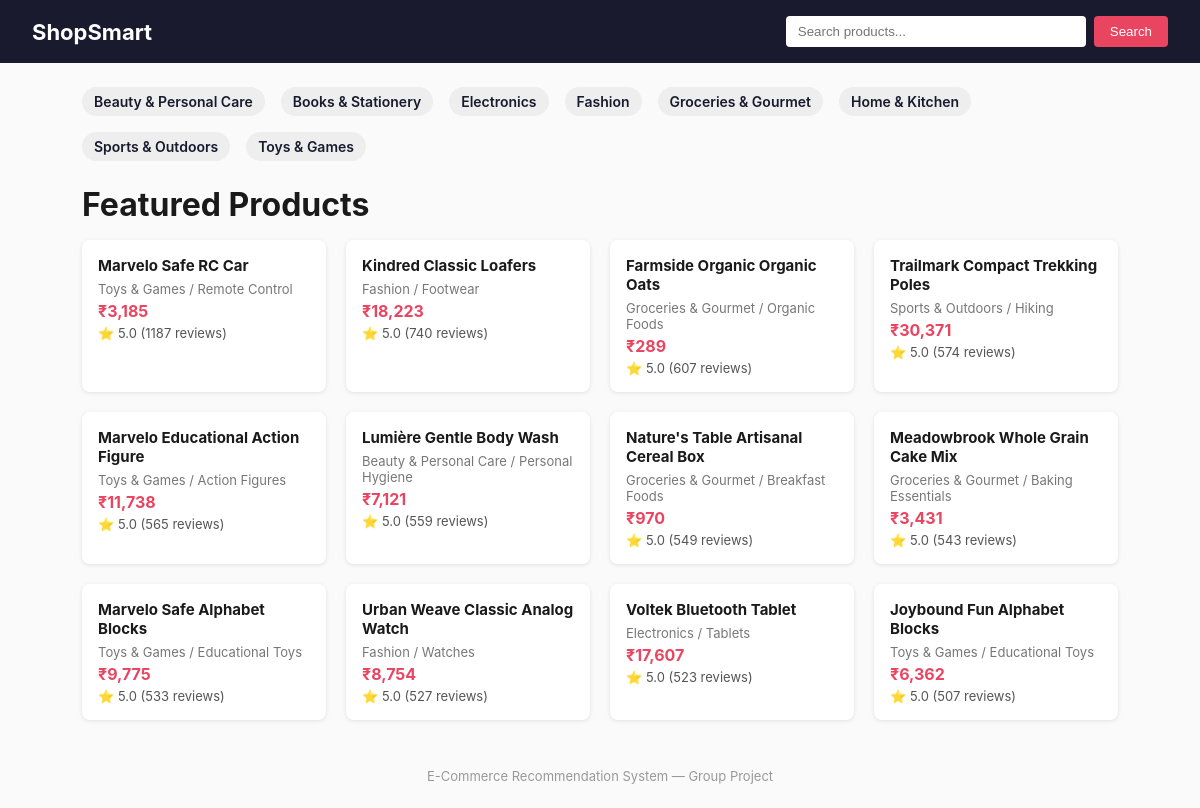
The page / on the database its author committed.
### database/models.py (models this page shows, shortened)
class Product(db.Model):
    __tablename__ = "products"
    id = db.Column(db.Integer, primary_key=True)               # DB's own internal id
    product_id = db.Column(db.Integer, unique=True, nullable=False, index=True)  # matches dataset's product_id
    name = db.Column(db.String(255), nullable=False)
    category = db.Column(db.String(100), index=True)
    subcategory = db.Column(db.String(100), index=True)
    brand = db.Column(db.String(100), index=True)
    price = db.Column(db.Float, nullable=False)
    rating = db.Column(db.Float)
    num_reviews = db.Column(db.Integer)
    stock_quantity = db.Column(db.Integer)
    description = db.Column(db.Text)

### app.py (the view)
@app.route("/")
def home():
    categories = [row[0] for row in db.session.query(Product.category).distinct()]
    featured = Product.query.order_by(Product.rating.desc(), Product.num_reviews.desc()).limit(12).all()
    return render_template("index.html", categories=categories, products=featured)

### app.py (called while the page is built)
@app.template_filter("inr")
def format_inr(value):
    try:
        value = float(value) * USD_TO_INR
    except (TypeError, ValueError):
        return value
    return f"₹{value:,.0f}"

### templates/index.html (shortened to what this page needs)
{% extends "base.html" %}
{% block content %}
    <nav class="category-bar">
        {% for cat in categories %}
            <a href="{{ url_for('category_view', category_name=cat) }}">{{ cat }}</a>
        {% endfor %}
    </nav>
    <h1>Featured Products</h1>
    <div class="product-grid">
        {% for p in products %}
            <a class="product-card" href="{{ url_for('product_detail', product_id=p.product_id) }}">
                <div class="product-card-body">
                    <h3>{{ p.name }}</h3>
                    <p class="muted">{{ p.category }} / {{ p.subcategory }}</p>
                    <p class="price">{{ p.price|inr }}</p>
                    <p class="rating">⭐ {{ p.rating }} ({{ p.num_reviews }} reviews)</p>
                </div>
            </a>
        {% endfor %}
    </div>
{% endblock %}

### templates/base.html (shortened to what this page needs)
<!DOCTYPE html>
<html lang="en">
<head>
    <link rel="stylesheet" href="{{ url_for('static', filename='css/style.css') }}">
</head>
<body>
    <header class="navbar">
        <a href="{{ url_for('home') }}" class="logo">ShopSmart</a>
        <form action="{{ url_for('search') }}" method="get" class="search-form">
            <input type="text" name="q" placeholder="Search products..." value="{{ request.args.get('q', '') }}">
            <button type="submit">Search</button>
        </form>
    </header>
    <main class="content">
        {% block content %}{% endblock %}
    </main>
    <footer class="footer">
        <p>E-Commerce Recommendation System — Group Project</p>
    </footer>
</body>
</html>

### static/css/style.css (style rules this page uses)
* { box-sizing: border-box; margin: 0; padding: 0; }
body { font-family: -apple-system, "Segoe UI", Roboto, Arial, sans-serif; color: #1a1a1a; background: #fafafa; }
.navbar { display: flex; align-items: center; justify-content: space-between; padding: 16px 32px; background: #1a1a2e; }
.logo { color: #fff; font-size: 22px; font-weight: 700; text-decoration: none; }
.search-form { display: flex; gap: 8px; }
.search-form input { padding: 8px 12px; border-radius: 4px; border: none; width: 300px; }
.search-form button { padding: 8px 16px; border: none; border-radius: 4px; background: #e94560; color: #fff; cursor: pointer; }
.content { max-width: 1100px; margin: 0 auto; padding: 24px 32px; }
.category-bar { display: flex; flex-wrap: wrap; gap: 16px; margin-bottom: 24px; }
.category-bar a { text-decoration: none; color: #1a1a2e; font-weight: 600; padding: 6px 12px; background: #eee; border-radius: 20px; font-size: 14px; }
.product-grid { display: grid; grid-template-columns: repeat(auto-fill, minmax(220px, 1fr)); gap: 20px; margin-top: 16px; }
.product-card { display: block; text-decoration: none; color: inherit; background: #fff; border-radius: 8px; padding: 16px; box-shadow: 0 1px 4px rgba(0,0,0,0.1); transition: transform 0.15s ease; }
.product-card h3 { font-size: 15px; margin-bottom: 6px; }
.muted { color: #777; font-size: 13px; margin-bottom: 4px; }
.price { font-weight: 700; color: #e94560; margin: 4px 0; }
.rating { font-size: 13px; color: #555; }
.footer { text-align: center; padding: 24px; color: #999; font-size: 13px; }

### rows shown on the page
Product: name "Marvelo Safe RC Car", category "Toys & Games", subcategory "Remote Control", price|inr "₹3,185", rating "5.0", num_reviews "1187"
Product: name "Kindred Classic Loafers", category "Fashion", subcategory "Footwear", price|inr "₹18,223", rating "5.0", num_reviews "740"
Product: name "Farmside Organic Organic Oats", category "Groceries & Gourmet", subcategory "Organic Foods", price|inr "₹289", rating "5.0", num_reviews "607"
Product: name "Trailmark Compact Trekking Poles", category "Sports & Outdoors", subcategory "Hiking", price|inr "₹30,371", rating "5.0", num_reviews "574"
Product: name "Marvelo Educational Action Figure", category "Toys & Games", subcategory "Action Figures", price|inr "₹11,738", rating "5.0", num_reviews "565"
Product: name "Lumière Gentle Body Wash", category "Beauty & Personal Care", subcategory "Personal Hygiene", price|inr "₹7,121", rating "5.0", num_reviews "559"
Product: name "Nature's Table Artisanal Cereal Box", category "Groceries & Gourmet", subcategory "Breakfast Foods", price|inr "₹970", rating "5.0", num_reviews "549"
Product: name "Meadowbrook Whole Grain Cake Mix", category "Groceries & Gourmet", subcategory "Baking Essentials", price|inr "₹3,431", rating "5.0", num_reviews "543"
Product: name "Marvelo Safe Alphabet Blocks", category "Toys & Games", subcategory "Educational Toys", price|inr "₹9,775", rating "5.0", num_reviews "533"
Product: name "Urban Weave Classic Analog Watch", category "Fashion", subcategory "Watches", price|inr "₹8,754", rating "5.0", num_reviews "527"
Product: name "Voltek Bluetooth Tablet", category "Electronics", subcategory "Tablets", price|inr "₹17,607", rating "5.0", num_reviews "523"
Product: name "Joybound Fun Alphabet Blocks", category "Toys & Games", subcategory "Educational Toys", price|inr "₹6,362", rating "5.0", num_reviews "507"

### other values the page prints
{{ cat }} "Beauty & Personal Care" "Books & Stationery" "Electronics" "Fashion" "Groceries & Gourmet" "Home & Kitchen" "Sports & Outdoors" "Toys & Games"
